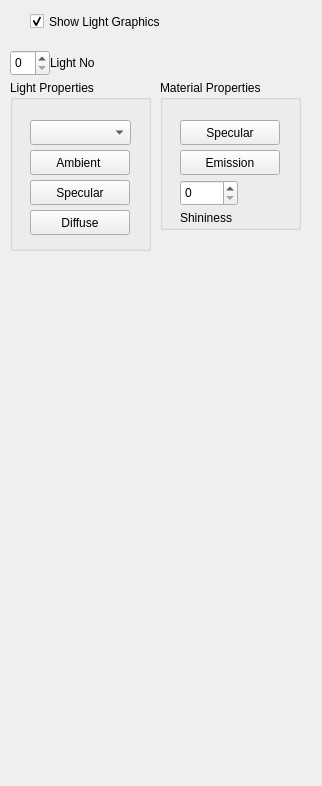
<?xml version="1.0" encoding="UTF-8"?>
<ui version="4.0">
 <class>Lightmanager_Frame</class>
 <widget class="QFrame" name="Lightmanager_Frame">
  <property name="geometry">
   <rect>
    <x>0</x>
    <y>0</y>
    <width>322</width>
    <height>786</height>
   </rect>
  </property>
  <property name="windowTitle">
   <string>Form</string>
  </property>
  <widget class="QCheckBox" name="show_light_graphics_checkBox">
   <property name="geometry">
    <rect>
     <x>30</x>
     <y>10</y>
     <width>161</width>
     <height>23</height>
    </rect>
   </property>
   <property name="text">
    <string>Show Light Graphics</string>
   </property>
   <property name="checked">
    <bool>true</bool>
   </property>
  </widget>
  <widget class="QGroupBox" name="material_property_groupBox">
   <property name="geometry">
    <rect>
     <x>160</x>
     <y>80</y>
     <width>141</width>
     <height>150</height>
    </rect>
   </property>
   <property name="title">
    <string>Material Properties</string>
   </property>
   <property name="checkable">
    <bool>false</bool>
   </property>
   <property name="checked">
    <bool>false</bool>
   </property>
   <widget class="QtColorPicker" name="material_specular_colorpicker">
    <property name="geometry">
     <rect>
      <x>20</x>
      <y>40</y>
      <width>100</width>
      <height>25</height>
     </rect>
    </property>
    <property name="text">
     <string>Specular</string>
    </property>
    <property name="colorDialog" stdset="0">
     <bool>true</bool>
    </property>
    <property name="useStandardColors" stdset="0">
     <bool>true</bool>
    </property>
   </widget>
   <widget class="QtColorPicker" name="material_emission_colorpicker">
    <property name="geometry">
     <rect>
      <x>20</x>
      <y>70</y>
      <width>100</width>
      <height>25</height>
     </rect>
    </property>
    <property name="text">
     <string>Emission</string>
    </property>
    <property name="colorDialog" stdset="0">
     <bool>true</bool>
    </property>
    <property name="useStandardColors" stdset="0">
     <bool>true</bool>
    </property>
   </widget>
   <widget class="QSpinBox" name="material_shininess_spinBox">
    <property name="geometry">
     <rect>
      <x>20</x>
      <y>100</y>
      <width>58</width>
      <height>26</height>
     </rect>
    </property>
   </widget>
   <widget class="QLabel" name="material_shininess_label">
    <property name="geometry">
     <rect>
      <x>20</x>
      <y>130</y>
      <width>71</width>
      <height>16</height>
     </rect>
    </property>
    <property name="text">
     <string>Shininess</string>
    </property>
   </widget>
  </widget>
  <widget class="QSpinBox" name="light_number_spinBox">
   <property name="geometry">
    <rect>
     <x>10</x>
     <y>50</y>
     <width>40</width>
     <height>26</height>
    </rect>
   </property>
  </widget>
  <widget class="QGroupBox" name="light_property_groupBox">
   <property name="geometry">
    <rect>
     <x>10</x>
     <y>80</y>
     <width>141</width>
     <height>171</height>
    </rect>
   </property>
   <property name="title">
    <string>Light Properties</string>
   </property>
   <property name="checkable">
    <bool>false</bool>
   </property>
   <property name="checked">
    <bool>false</bool>
   </property>
   <widget class="QComboBox" name="light_type_comboBox">
    <property name="geometry">
     <rect>
      <x>20</x>
      <y>40</y>
      <width>101</width>
      <height>25</height>
     </rect>
    </property>
   </widget>
   <widget class="QtColorPicker" name="light_ambient_colorpicker">
    <property name="geometry">
     <rect>
      <x>20</x>
      <y>70</y>
      <width>100</width>
      <height>25</height>
     </rect>
    </property>
    <property name="text">
     <string>Ambient </string>
    </property>
    <property name="colorDialog" stdset="0">
     <bool>true</bool>
    </property>
    <property name="useStandardColors" stdset="0">
     <bool>true</bool>
    </property>
   </widget>
   <widget class="QtColorPicker" name="light_specular_colorpicker">
    <property name="geometry">
     <rect>
      <x>20</x>
      <y>100</y>
      <width>100</width>
      <height>25</height>
     </rect>
    </property>
    <property name="text">
     <string>Specular</string>
    </property>
    <property name="colorDialog" stdset="0">
     <bool>true</bool>
    </property>
    <property name="useStandardColors" stdset="0">
     <bool>true</bool>
    </property>
   </widget>
   <widget class="QtColorPicker" name="light_diffuse_colorpicker">
    <property name="geometry">
     <rect>
      <x>20</x>
      <y>130</y>
      <width>100</width>
      <height>25</height>
     </rect>
    </property>
    <property name="text">
     <string>Diffuse</string>
    </property>
    <property name="colorDialog" stdset="0">
     <bool>true</bool>
    </property>
    <property name="useStandardColors" stdset="0">
     <bool>true</bool>
    </property>
   </widget>
  </widget>
  <widget class="QLabel" name="light_number_label">
   <property name="geometry">
    <rect>
     <x>50</x>
     <y>55</y>
     <width>90</width>
     <height>16</height>
    </rect>
   </property>
   <property name="text">
    <string>Light No</string>
   </property>
  </widget>
 </widget>
 <customwidgets>
  <customwidget>
   <class>QtColorPicker</class>
   <extends>QPushButton</extends>
   <header>qtcolorpicker.h</header>
  </customwidget>
 </customwidgets>
 <resources/>
 <connections/>
</ui>
